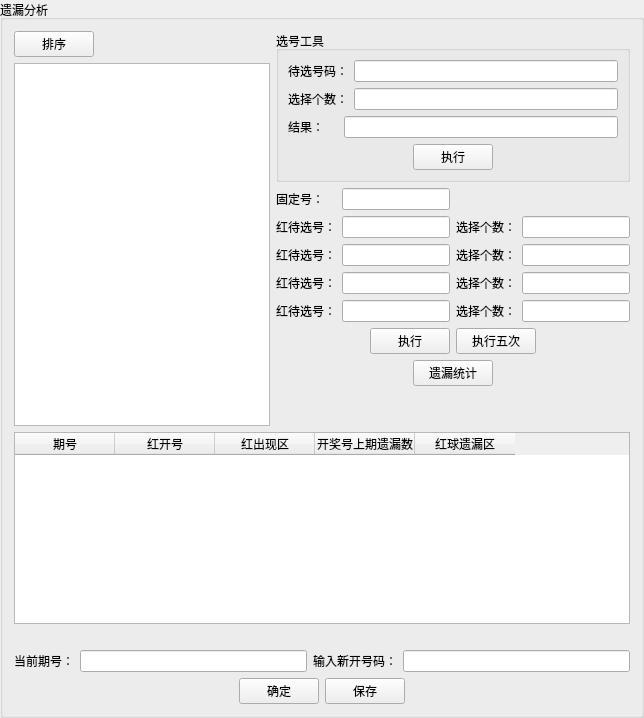
    <widget class="QGroupBox" name="groupBox_8">
     <property name="title">
      <string>遗漏分析</string>
     </property>
     <layout class="QVBoxLayout" name="verticalLayout_6">
      <item>
       <layout class="QHBoxLayout" name="horizontalLayout_11">
        <item>
         <layout class="QVBoxLayout" name="verticalLayout_5">
          <item>
           <layout class="QHBoxLayout" name="horizontalLayout_10">
            <item>
             <widget class="QPushButton" name="pushButton_sort">
              <property name="text">
               <string>排序</string>
              </property>
             </widget>
            </item>
            <item>
             <spacer name="horizontalSpacer_13">
              <property name="orientation">
               <enum>Qt::Horizontal</enum>
              </property>
              <property name="sizeHint" stdset="0">
               <size>
                <width>40</width>
                <height>20</height>
               </size>
              </property>
             </spacer>
            </item>
           </layout>
          </item>
          <item>
           <widget class="QTableWidget" name="tableWidget_2">
            <attribute name="verticalHeaderVisible">
             <bool>false</bool>
            </attribute>
           </widget>
          </item>
         </layout>
        </item>
        <item>
         <layout class="QVBoxLayout" name="verticalLayout_4">
          <item>
           <widget class="QGroupBox" name="groupBox_10">
            <property name="title">
             <string>选号工具</string>
            </property>
            <layout class="QVBoxLayout" name="verticalLayout_2">
             <item>
              <layout class="QHBoxLayout" name="horizontalLayout_21">
               <item>
                <widget class="QLabel" name="label_29">
                 <property name="text">
                  <string>待选号码：</string>
                 </property>
                </widget>
               </item>
               <item>
                <widget class="QLineEdit" name="lineEdit_1"/>
               </item>
              </layout>
             </item>
             <item>
              <layout class="QHBoxLayout" name="horizontalLayout_22">
               <item>
                <widget class="QLabel" name="label_28">
                 <property name="text">
                  <string>选择个数：</string>
                 </property>
                </widget>
               </item>
               <item>
                <widget class="QLineEdit" name="lineEdit_2"/>
               </item>
              </layout>
             </item>
             <item>
              <layout class="QHBoxLayout" name="horizontalLayout_24">
               <item>
                <widget class="QLabel" name="label_30">
                 <property name="text">
                  <string>结果：    </string>
                 </property>
                </widget>
               </item>
               <item>
                <widget class="QLineEdit" name="lineEdit_3"/>
               </item>
              </layout>
             </item>
             <item>
              <layout class="QHBoxLayout" name="horizontalLayout_23">
               <item>
                <spacer name="horizontalSpacer_3">
                 <property name="orientation">
                  <enum>Qt::Horizontal</enum>
                 </property>
                 <property name="sizeHint" stdset="0">
                  <size>
                   <width>40</width>
                   <height>20</height>
                  </size>
                 </property>
                </spacer>
               </item>
               <item>
                <widget class="QPushButton" name="pushButton_zhixing">
                 <property name="text">
                  <string>执行</string>
                 </property>
                </widget>
               </item>
               <item>
                <spacer name="horizontalSpacer_4">
                 <property name="orientation">
                  <enum>Qt::Horizontal</enum>
                 </property>
                 <property name="sizeHint" stdset="0">
                  <size>
                   <width>40</width>
                   <height>20</height>
                  </size>
                 </property>
                </spacer>
               </item>
              </layout>
             </item>
            </layout>
           </widget>
          </item>
          <item>
           <layout class="QGridLayout" name="gridLayout_7">
            <item row="4" column="2">
             <widget class="QLabel" name="label_20">
              <property name="text">
               <string>选择个数：</string>
              </property>
             </widget>
            </item>
            <item row="3" column="1">
             <widget class="QLineEdit" name="lineEdit_pre3"/>
            </item>
            <item row="3" column="2">
             <widget class="QLabel" name="label_18">
              <property name="text">
               <string>选择个数：</string>
              </property>
             </widget>
            </item>
            <item row="1" column="0">
             <widget class="QLabel" name="label_3">
              <property name="text">
               <string>红待选号：</string>
              </property>
             </widget>
            </item>
            <item row="2" column="1">
             <widget class="QLineEdit" name="lineEdit_pre2"/>
            </item>
            <item row="1" column="1">
             <widget class="QLineEdit" name="lineEdit_pre1"/>
            </item>
            <item row="4" column="3">
             <widget class="QLineEdit" name="lineEdit_selcount4"/>
            </item>
            <item row="4" column="0">
             <widget class="QLabel" name="label_21">
              <property name="text">
               <string>红待选号：</string>
              </property>
             </widget>
            </item>
            <item row="4" column="1">
             <widget class="QLineEdit" name="lineEdit_pre4"/>
            </item>
            <item row="1" column="2">
             <widget class="QLabel" name="label_15">
              <property name="text">
               <string>选择个数：</string>
              </property>
             </widget>
            </item>
            <item row="3" column="3">
             <widget class="QLineEdit" name="lineEdit_selcount3"/>
            </item>
            <item row="3" column="0">
             <widget class="QLabel" name="label_19">
              <property name="text">
               <string>红待选号：</string>
              </property>
             </widget>
            </item>
            <item row="1" column="3">
             <widget class="QLineEdit" name="lineEdit_selcount1"/>
            </item>
            <item row="2" column="2">
             <widget class="QLabel" name="label_16">
              <property name="text">
               <string>选择个数：</string>
              </property>
             </widget>
            </item>
            <item row="2" column="0">
             <widget class="QLabel" name="label_17">
              <property name="text">
               <string>红待选号：</string>
              </property>
             </widget>
            </item>
            <item row="2" column="3">
             <widget class="QLineEdit" name="lineEdit_selcount2"/>
            </item>
            <item row="0" column="0">
             <widget class="QLabel" name="label_22">
              <property name="text">
               <string>固定号：</string>
              </property>
             </widget>
            </item>
            <item row="0" column="1">
             <widget class="QLineEdit" name="lineEdit_fixball"/>
            </item>
           </layout>
          </item>
          <item>
           <layout class="QHBoxLayout" name="horizontalLayout_9">
            <item>
             <spacer name="horizontalSpacer_10">
              <property name="orientation">
               <enum>Qt::Horizontal</enum>
              </property>
              <property name="sizeHint" stdset="0">
               <size>
                <width>40</width>
                <height>20</height>
               </size>
              </property>
             </spacer>
            </item>
            <item>
             <widget class="QPushButton" name="pushButton_zhixing2">
              <property name="text">
               <string>执行</string>
              </property>
             </widget>
            </item>
            <item>
             <widget class="QPushButton" name="pushButton_zhixing5">
              <property name="text">
               <string>执行五次</string>
              </property>
             </widget>
            </item>
            <item>
             <spacer name="horizontalSpacer_9">
              <property name="orientation">
               <enum>Qt::Horizontal</enum>
              </property>
              <property name="sizeHint" stdset="0">
               <size>
                <width>40</width>
                <height>20</height>
               </size>
              </property>
             </spacer>
            </item>
           </layout>
          </item>
          <item>
           <layout class="QHBoxLayout" name="horizontalLayout_15">
            <item>
             <spacer name="horizontalSpacer_11">
              <property name="orientation">
               <enum>Qt::Horizontal</enum>
              </property>
              <property name="sizeHint" stdset="0">
               <size>
                <width>40</width>
                <height>20</height>
               </size>
              </property>
             </spacer>
            </item>
            <item>
             <widget class="QPushButton" name="pushButton_yilou">
              <property name="text">
               <string>遗漏统计</string>
              </property>
             </widget>
            </item>
            <item>
             <spacer name="horizontalSpacer_12">
              <property name="orientation">
               <enum>Qt::Horizontal</enum>
              </property>
              <property name="sizeHint" stdset="0">
               <size>
                <width>40</width>
                <height>20</height>
               </size>
              </property>
             </spacer>
            </item>
           </layout>
          </item>
          <item>
           <spacer name="verticalSpacer">
            <property name="orientation">
             <enum>Qt::Vertical</enum>
            </property>
            <property name="sizeHint" stdset="0">
             <size>
              <width>20</width>
              <height>40</height>
             </size>
            </property>
           </spacer>
          </item>
         </layout>
        </item>
       </layout>
      </item>
      <item>
       <widget class="QTableWidget" name="tableWidget_3">
        <property name="maximumSize">
         <size>
          <width>16777215</width>
          <height>200</height>
         </size>
        </property>
        <attribute name="verticalHeaderVisible">
         <bool>false</bool>
        </attribute>
        <column>
         <property name="text">
          <string>期号</string>
         </property>
        </column>
        <column>
         <property name="text">
          <string>红开号</string>
         </property>
        </column>
        <column>
         <property name="text">
          <string>红出现区</string>
         </property>
        </column>
        <column>
         <property name="text">
          <string>开奖号上期遗漏数</string>
         </property>
        </column>
        <column>
         <property name="text">
          <string>红球遗漏区</string>
         </property>
        </column>
       </widget>
      </item>
      <item>
       <widget class="QLabel" name="label_10">
        <property name="text">
         <string/>
        </property>
       </widget>
      </item>
      <item>
       <layout class="QHBoxLayout" name="horizontalLayout_13">
        <item>
         <widget class="QLabel" name="label_8">
          <property name="text">
           <string>当前期号：</string>
          </property>
         </widget>
        </item>
        <item>
         <widget class="QLineEdit" name="lineEdit_curno"/>
        </item>
        <item>
         <widget class="QLabel" name="label_9">
          <property name="text">
           <string>输入新开号码：</string>
          </property>
         </widget>
        </item>
        <item>
         <widget class="QLineEdit" name="lineEdit_newno"/>
        </item>
       </layout>
      </item>
      <item>
       <layout class="QHBoxLayout" name="horizontalLayout_20">
        <item>
         <spacer name="horizontalSpacer">
          <property name="orientation">
           <enum>Qt::Horizontal</enum>
          </property>
          <property name="sizeHint" stdset="0">
           <size>
            <width>40</width>
            <height>20</height>
           </size>
          </property>
         </spacer>
        </item>
        <item>
         <widget class="QPushButton" name="pushButton_sure">
          <property name="text">
           <string>确定</string>
          </property>
         </widget>
        </item>
        <item>
         <widget class="QPushButton" name="pushButton_save_2">
          <property name="text">
           <string>保存</string>
          </property>
         </widget>
        </item>
        <item>
         <spacer name="horizontalSpacer_2">
          <property name="orientation">
           <enum>Qt::Horizontal</enum>
          </property>
          <property name="sizeHint" stdset="0">
           <size>
            <width>40</width>
            <height>20</height>
           </size>
          </property>
         </spacer>
        </item>
       </layout>
      </item>
     </layout>
    </widget>
